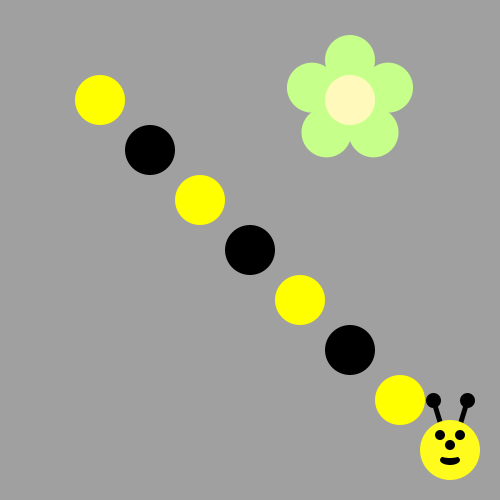
Frame 1 (no input)
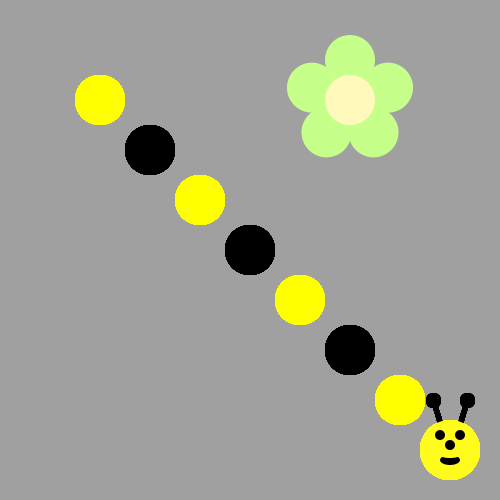
Frame 60 (the mouse pressed at the canvas centre just before this capture)
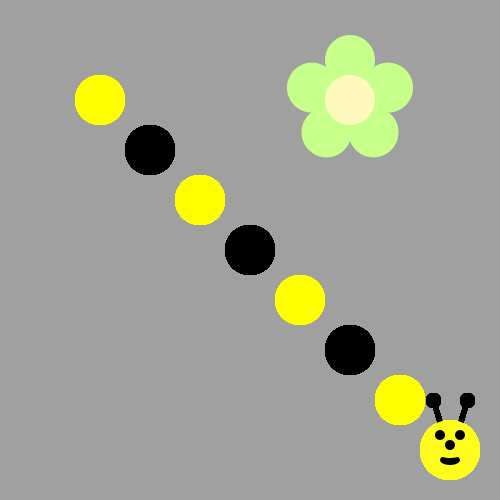
Frame 120 (the mouse held since frame 60 and released just before this capture)

The Processing sketch that drew these frames (run headless with seeded random() and noise(); from frame 60 on, the mouse is pressed at the canvas centre):

// Processing sketch: bumble_bee
// ── bumble_bee.pde

void setup() {
     ellipseMode(CENTER);
     size(500, 500);
     background(160, 160, 160);
     drawFlower(350, 100);
}

void draw() {
  
// First run the program and you should see a flower.  
  
  
/* Then, use a loop to make a body for the Bee! 
(see the image on the recipe, it's a diagonal line of circles)
Use remainder to make the colors alternate between yellow and black
*/
int ret = 50;
for(int i=0;i<8;i++){
  if(i % 2 == 0){
    fill(255,255,0); 
  }
  else{
    fill(0,0,0);  
   }
       ret += 50;
   ellipse(ret,ret,50,50);
}


/*
Now put his head on using drawBeeFace(x,y)
*/
drawBeeFace(450,450);
}

/**************   Use these methods but  DON'T CHANGE THE CODE BELOW  **************/

void drawFlower(int x, int y) {
     noStroke();
     translate(x, y);
     // draw 5 petals, rotating after each one
     fill(#c6ff89);      // green
      for (int i = 0; i < 5; i++) {
           ellipse(0, -40, 50, 50);
          rotate(radians(72));
     }
     fill(#fff9bb); // light yellow
     ellipse(0, 0, 50, 50);
} 
void drawBeeFace(int BeeFaceX, int BeeFaceY) {
     noStroke();
     fill(0, 0, 0);
     stroke(1);
     strokeWeight(5);
     line(BeeFaceX-10, BeeFaceY-27, BeeFaceX-17, BeeFaceY-50);
     line(BeeFaceX+10, BeeFaceY-27, BeeFaceX+17, BeeFaceY-50);
     ellipse(BeeFaceX-17, BeeFaceY-50, 10, 10);
     ellipse(BeeFaceX+17, BeeFaceY-50, 10, 10);
     noStroke();
     fill(255, 251, 28);
     ellipse(BeeFaceX, BeeFaceY, 60, 60); // face
     fill(255, 237, 209);
     fill(0,0,0);
      ellipse(BeeFaceX-10, BeeFaceY-15, 10, 10); // eyes
     ellipse(BeeFaceX+10, BeeFaceY-15, 10, 10);
      ellipse(BeeFaceX, BeeFaceY-5, 10, 10); // nose
      ellipse(BeeFaceX, BeeFaceY+10, 20, 10);// mouth
     fill(255, 251, 28);
     ellipse(BeeFaceX, BeeFaceY+5, 20, 6);
}
